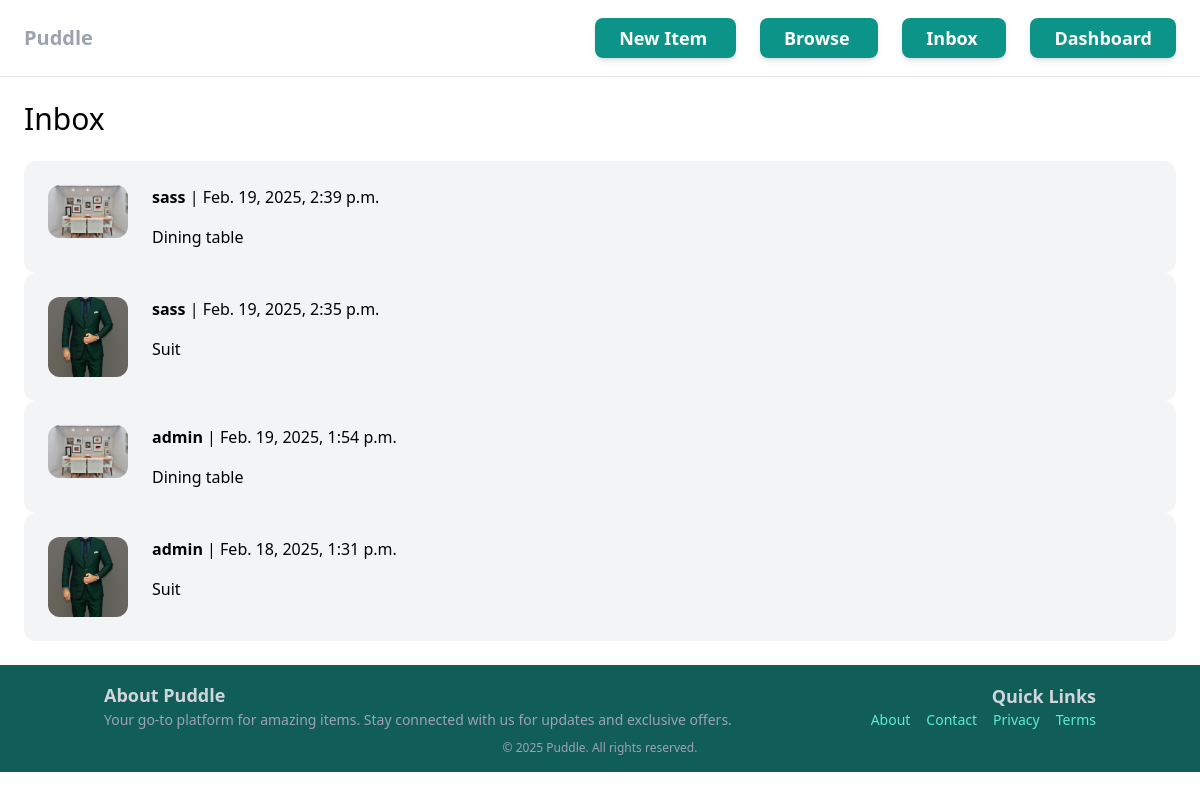
Screenshot of /index (signed in) with the database file from the repository.
### conversation/models.py (models this page shows)
class Conversation(models.Model):
    item = models.ForeignKey(Item,related_name="conversations", on_delete=models.CASCADE)
    members = models.ManyToManyField(User,related_name="conversations")
    created_at = models.DateTimeField(auto_now_add=True)
    modified_at = models.DateTimeField(auto_now=True)
    class Meta:
        ordering = ("-modified_at",)

### item/models.py (models this page shows, shortened)
class Item(models.Model):
    category= models.ForeignKey(Category, related_name="items", on_delete=models.CASCADE)
    name = models.CharField(max_length=255)
    description = models.TextField(blank=True, null=True)
    price = models.FloatField()
    image = models.ImageField(upload_to="item_image", blank=True, null=True) # pip install pillow
    is_sold = models.BooleanField(default=False)
    created_by = models.ForeignKey(User, related_name="items", on_delete=models.CASCADE)
    created_at = models.DateTimeField(auto_now_add=True)

### conversation/views.py (the view)
# urls.py: path("", views.inbox, name="inbox"),
@login_required
def inbox(request):
    conversations= Conversation.objects.filter(members__in=[request.user.id])
    return render(request, "conversation/inbox.html",{"conversations":conversations})

### conversation/templates/conversation/inbox.html (shortened to what this page needs)
{% extends "core/base.html" %}
{% block content %}
<h1 class="mb-6 text-3xl">Inbox</h1>
<div class="space-y-6 hover:scale-105" >
  {% for conversation in conversations %}
  <a href="{%url 'conversation:detail' conversation.id%}">
    <div class="p-6 flex bg-gray-100 rounded-xl">
      <div class="pr-6">
        <img
          src="{{ conversation.item.image.url }}"
          alt="img"
          class="w-20 rounded-xl"
        />
      </div>
      <div>
        {% for member in conversation.members.all %}
          {% if member != request.user %}
            <p class="mb-4">
              <strong>{{ member.username }}</strong> | {{ conversation.modified_at }}
            </p>
          {% endif %}
        {% endfor %}
        <p>{{ conversation.item.name }}</p>
      </div>
    </div>
  </a>
  {% endfor %}
</div>
{% endblock %}

### rows the page displays
Conversation: item.image (picture), modified_at "Feb. 19, 2025, 2:39 p.m.", item.name "Dining table"
Conversation: item.image (picture), modified_at "Feb. 19, 2025, 2:35 p.m.", item.name "Suit"
Conversation: item.image (picture), modified_at "Feb. 19, 2025, 1:54 p.m.", item.name "Dining table"
Conversation: item.image (picture), modified_at "Feb. 18, 2025, 1:31 p.m.", item.name "Suit"

### other values shown
{{ member.username }} "sass"
{{ member.username }} "admin"
